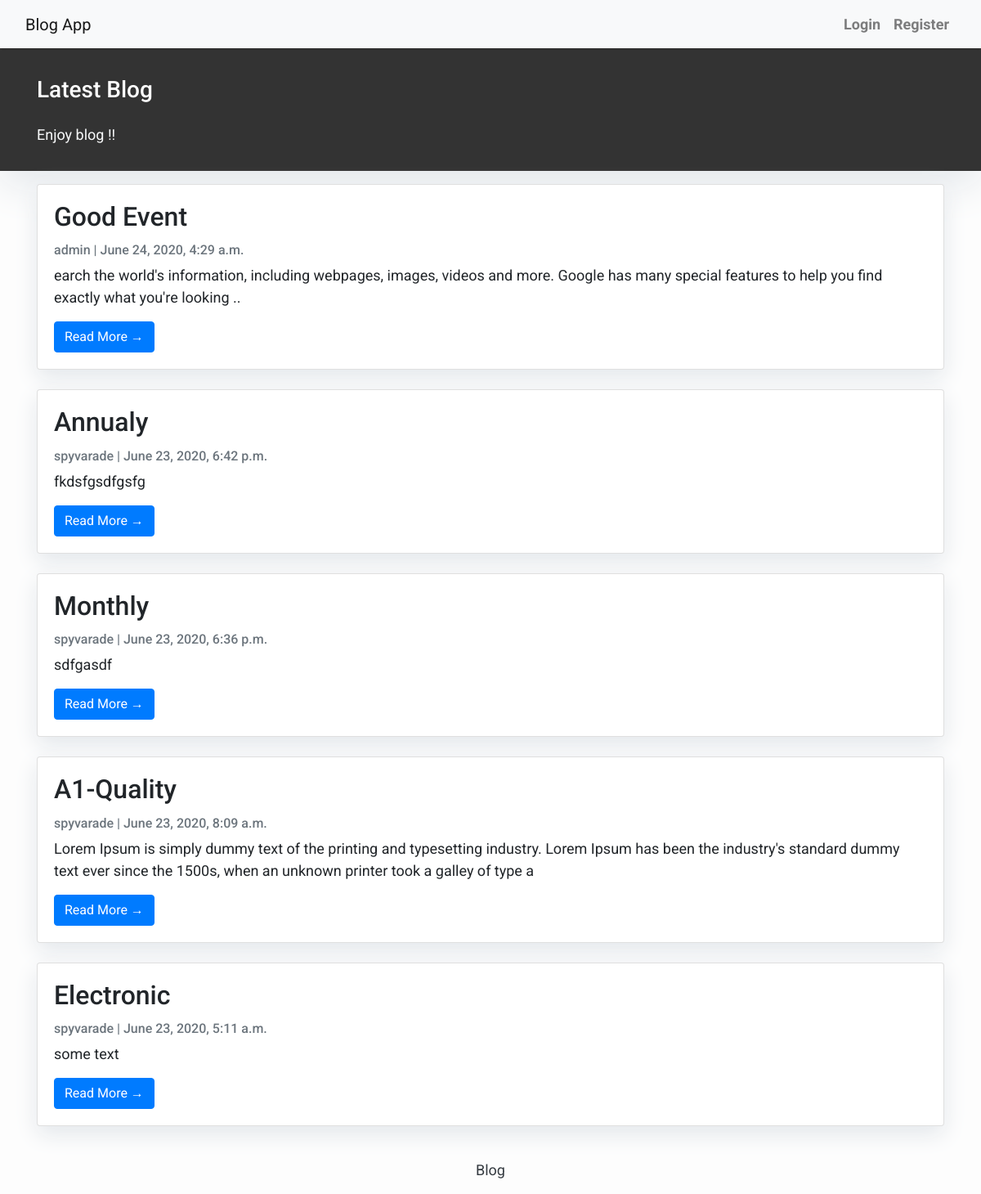
The page / on the database its author committed.
### post/models.py (models this page shows, shortened)
class Post(models.Model):
	title		= models.CharField(max_length=100, unique=True)
	slug  		= models.SlugField(max_length=100, unique=True)
	content 	= models.TextField()
	author      = models.ForeignKey(
								User,
								on_delete= models.CASCADE
								)
	created_at 	= models.DateTimeField(auto_now_add=True)
	updated_at 	= models.DateTimeField(auto_now=True)
	status 		= models.BooleanField(default=True)
	class Meta:
		ordering = ['-created_at']

### post/views.py (the view)
# urls.py: path('',PostListView.as_view(), name="index"),
class PostListView(ListView):
	paginate_by = 5
	queryset = Post.objects.filter(status=1)
	template_name ='index.html'

### templates/index.html (shortened to what this page needs)
{% extends "base.html" %}
{% block content %}
<header class="title-blog">
    <div class="container">
        <div class="row">
            <div class=" col-md-12 col-md-5 mx-auto">
                <div class="site-heading">
                    <h3 class=" site-heading my-4 mt-3 text-white"> Latest Blog </h3>
                    <p class="text-light"> Enjoy blog !!</p>
                </div>
            </div>
        </div>
    </div>
</header>
<div class="container">
    <div class="row">
        <div class="col-md-12 mt-3 left">
            {% for post in post_list %}
            <div class="card mb-4">
                <div class="card-body">
                    <h2 class="card-title">{{ post.title }}</h2>
                    <p class="card-text text-muted h6">{{ post.author }} | {{ post.created_at}} </p>
                    <p class="card-text">{{post.content|slice:":200" }}</p>
                    <a href="{% url 'details_post' post.slug  %}" class="btn btn-primary">Read More &rarr;</a>
                </div>
            </div>
            {% endfor %}
    </div>
</div>
{%endblock%}

### templates/base.html (shortened to what this page needs)
<!DOCTYPE html>
<html>
    <head>
        <link rel="stylesheet" href="https://maxcdn.bootstrapcdn.com/bootstrap/4.0.0/css/bootstrap.min.css"
 />
    </head>
    <body>
        <nav class="navbar navbar-expand-lg navbar-light bg-light shadow" id="mainNav">
            <div class="container-fluid">
                <a class="navbar-brand" href="{% url 'index' %}">Blog App</a>
                <div class="collapse navbar-collapse" id="navbarResponsive">
                    <ul class="navbar-nav ml-auto">
                    	{% if user.is_authenticated %}
                        <li class="nav-item text-black">
                            <a class="nav-link text-black font-weight-bold" href="{% url 'profile' %}">Account</a>
                        </li>
                        <li class="nav-item text-black">
                            <a class="nav-link text-black font-weight-bold" href="{% url 'logout' %}">Logout</a>
                        </li>
                        {% else %}
                        <li class="nav-item text-black">
                            <a class="nav-link text-black font-weight-bold" href="{% url 'login' %}">Login</a>
                        </li>
                        <li class="nav-item text-black">
                            <a class="nav-link text-black font-weight-bold" href="{% url 'signup' %}">Register</a>
                        </li>
                        {% endif %}
                    </ul>
                </div>
            </div>
        </nav>
        {% block content %}{% endblock content %}
        <footer class="py-3 bg-grey">
            <p class="m-0 text-dark text-center ">Blog</p>
        </footer>
    </body>
</html>

### templates/base.html (style rules this page uses)
body { font-family: "Roboto", sans-serif; font-size: 17px; background-color: #fdfdfd; }
.shadow { box-shadow: 0 4px 2px -2px rgba(0, 0, 0, 0.1); }
.title-blog { background: #333333; height: auto; padding-bottom: 15px; box-shadow: 0 16px 48px #E3E7EB; padding-top: 10px; }

### templates/index.html (style rules this page uses)
body { font-family: "Roboto", sans-serif; font-size: 18px; background-color: #fdfdfd; }
.card { box-shadow: 0 10px 28px #E3E7EB; }

### rows shown on the page
Post: title "Good Event", author "admin", created_at "June 24, 2020, 4:29 a.m.", content "earch the world's information, including webpages, images, videos and more. Google has many special features to help you find exactly what you're looking .."
Post: title "Annualy", author "spyvarade", created_at "June 23, 2020, 6:42 p.m.", content "fkdsfgsdfgsfg"
Post: title "Monthly", author "spyvarade", created_at "June 23, 2020, 6:36 p.m.", content "sdfgasdf"
Post: title "A1-Quality", author "spyvarade", created_at "June 23, 2020, 8:09 a.m.", content "Lorem Ipsum is simply dummy text of the printing and typesetting industry. Lorem Ipsum has been the industry's standard dummy text ever since the 1500s, when an unknown printer took a galley of type a"
Post: title "Electronic", author "spyvarade", created_at "June 23, 2020, 5:11 a.m.", content "some text"
